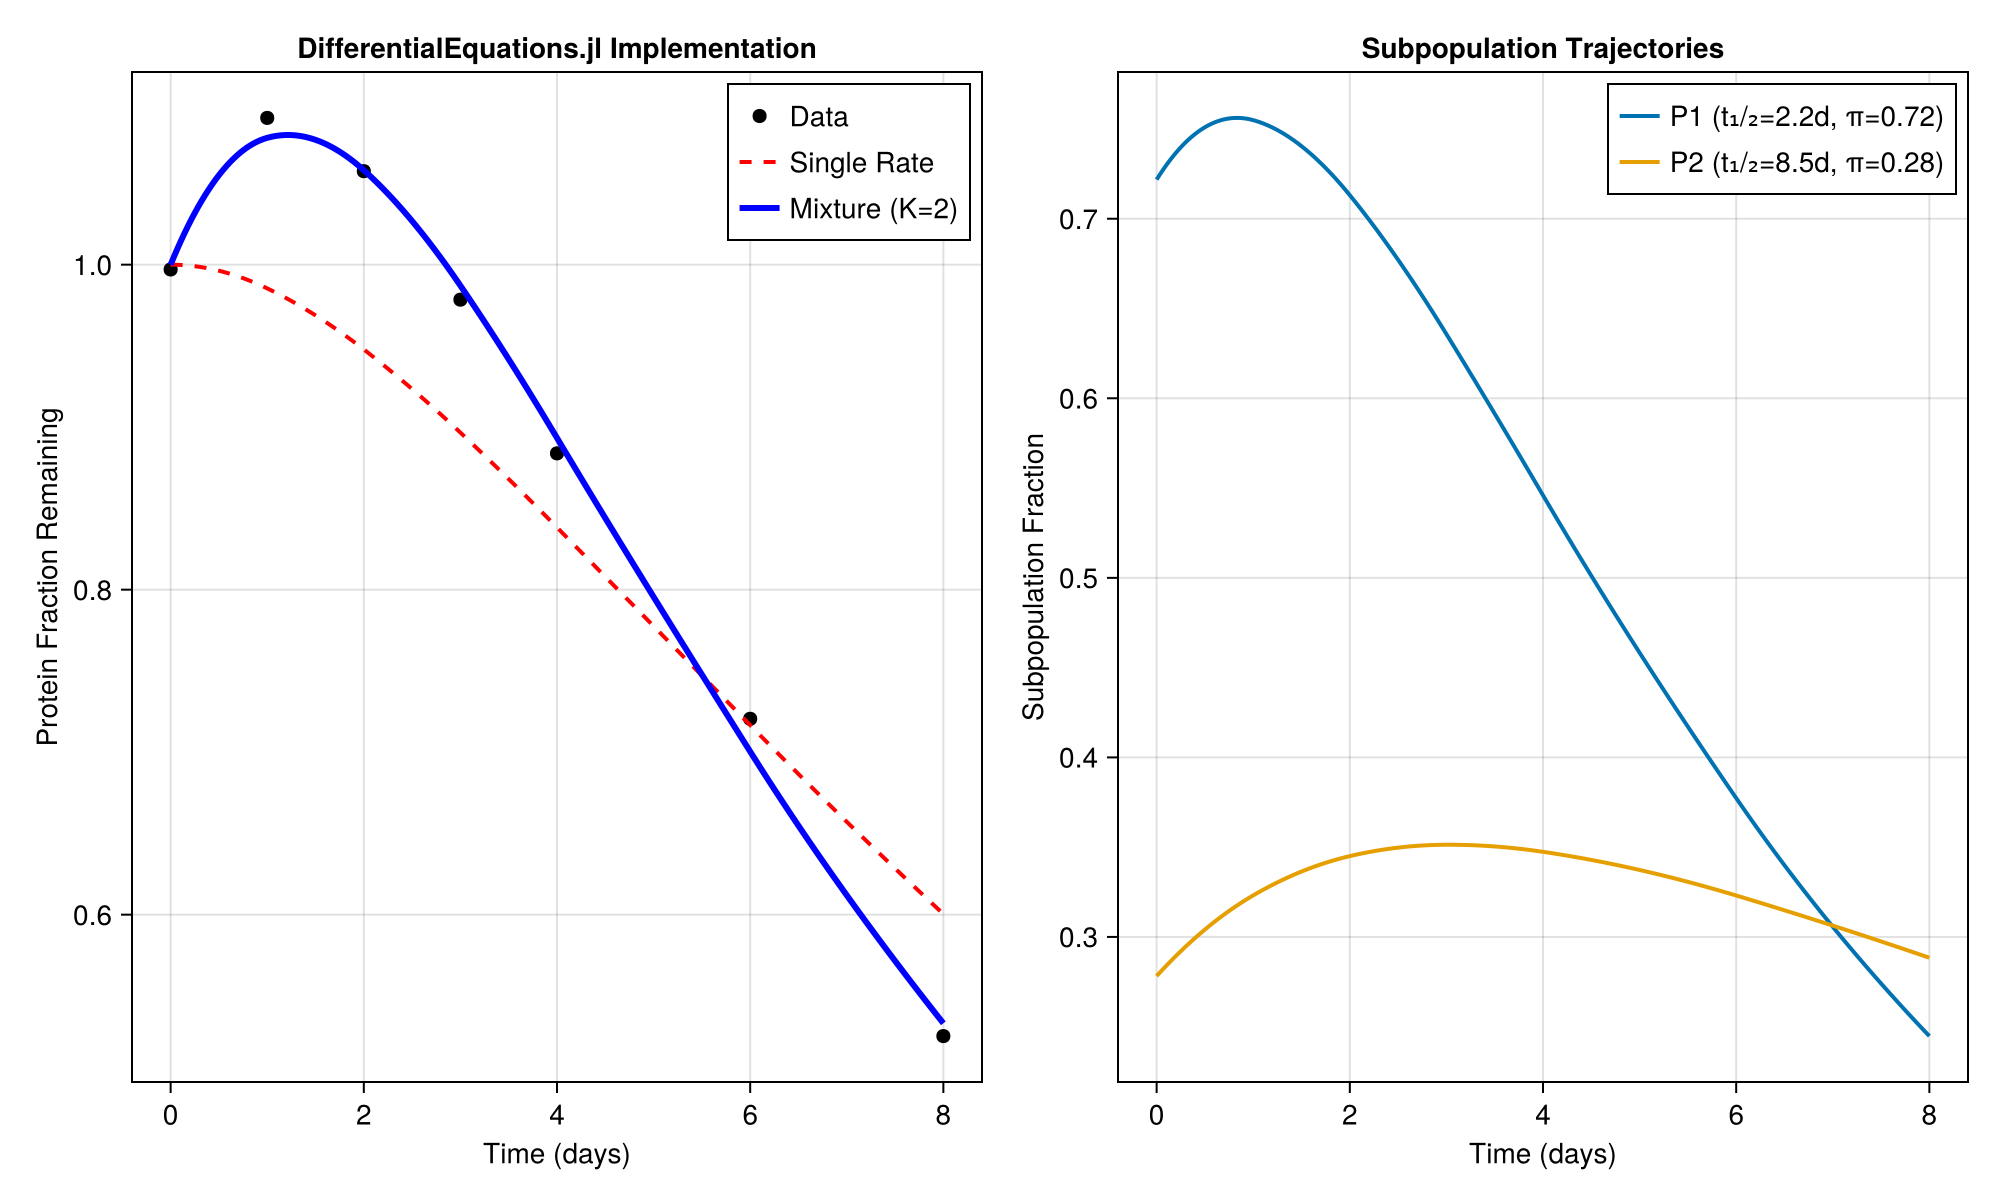

Write Julia code to recreate this figure.
"""
Mixture Decay Model - Using DifferentialEquations.jl

This implementation uses the DifferentialEquations.jl ecosystem for more
robust ODE solving with adaptive timesteps and better numerical stability.
"""

using DifferentialEquations, Optim, CairoMakie, LaTeXStrings, Interpolations

# ============================================================================
# ODE System Definitions
# ============================================================================

"""
    protein_dynamics_single!(du, u, p, t)

Single-rate protein dynamics ODE system:
    dP/dt = λ*R(t) - λ*P(t)

Arguments:
- u: state vector [P]
- p: parameters (λ, R_interp)
- t: time
"""
function protein_dynamics_single!(du, u, p, t)
    P = u[1]
    λ, R_interp = p

    R_t = R_interp(t)
    du[1] = λ * R_t - λ * P

    return nothing
end

"""
    protein_dynamics_mixture!(du, u, p, t)

Mixture model protein dynamics ODE system:
    dPₖ/dt = λₖ*R(t) - λₖ*Pₖ(t),  k=1,...,K

Arguments:
- u: state vector [P₁, P₂, ..., Pₖ]
- p: parameters (λ_vec, R_interp)
- t: time
"""
function protein_dynamics_mixture!(du, u, p, t)
    λ_vec, R_interp = p

    R_t = R_interp(t)

    for k in eachindex(λ_vec)
        du[k] = λ_vec[k] * R_t - λ_vec[k] * u[k]
    end

    return nothing
end

# ============================================================================
# ODE Solvers
# ============================================================================

"""
    solve_single_rate_ode(R_interp, tspan, λ)

Solve single-rate protein dynamics using DifferentialEquations.jl
"""
function solve_single_rate_ode(R_interp, tspan, λ; saveat=nothing)
    u0 = [1.0]  # Initial condition: P(0) = 1
    p = (λ, R_interp)

    prob = ODEProblem(protein_dynamics_single!, u0, tspan, p)

    if isnothing(saveat)
        sol = solve(prob, Tsit5(), reltol=1e-8, abstol=1e-8)
    else
        sol = solve(prob, Tsit5(), saveat=saveat, reltol=1e-8, abstol=1e-8)
    end

    return sol
end

"""
    solve_mixture_ode(R_interp, tspan, λ_vec, π_vec)

Solve mixture model using DifferentialEquations.jl
"""
function solve_mixture_ode(R_interp, tspan, λ_vec, π_vec; saveat=nothing)
    u0 = π_vec  # Initial conditions: Pₖ(0) = πₖ
    p = (λ_vec, R_interp)

    prob = ODEProblem(protein_dynamics_mixture!, u0, tspan, p)

    if isnothing(saveat)
        sol = solve(prob, Tsit5(), reltol=1e-8, abstol=1e-8)
    else
        sol = solve(prob, Tsit5(), saveat=saveat, reltol=1e-8, abstol=1e-8)
    end

    return sol
end

# ============================================================================
# Data Generation
# ============================================================================

function generate_rna_knockdown(t_days)
    k_rna = log(2) / 2.0
    return @. exp(-k_rna * t_days)
end

function generate_mixture_protein_data(t_data, λ_true, π_true, R_data; noise_σ=0.03)
    R_interp = LinearInterpolation(t_data, R_data, extrapolation_bc=Line())
    tspan = (0.0, maximum(t_data))

    sol = solve_mixture_ode(R_interp, tspan, λ_true, π_true, saveat=t_data)

    # Sum across subpopulations and add noise
    P_total = [sum(sol.u[i]) for i in eachindex(sol.u)]
    P_measured = P_total .+ noise_σ * randn(length(P_total))

    return P_measured
end

# ============================================================================
# Objective Functions for Fitting
# ============================================================================

"""
    objective_single_diffeq(params, t_data, R_data, P_data)

Objective function using DifferentialEquations.jl solver
"""
function objective_single_diffeq(params, t_data, R_data, P_data)
    λ = params[1]

    if λ <= 0
        return Inf
    end

    try
        R_interp = LinearInterpolation(t_data, R_data, extrapolation_bc=Line())
        tspan = (0.0, maximum(t_data))

        sol = solve_single_rate_ode(R_interp, tspan, λ, saveat=t_data)

        P_pred = [sol.u[i][1] for i in eachindex(sol.u)]

        return sum((P_data .- P_pred).^2)
    catch e
        return Inf
    end
end

"""
    objective_mixture_diffeq(params, t_data, R_data, P_data, K)

Objective function for mixture model using DifferentialEquations.jl
"""
function objective_mixture_diffeq(params, t_data, R_data, P_data, K)
    λ_vec = params[1:K]

    if K > 1
        π_vec = [params[K+1:end]..., 1 - sum(params[K+1:end])]
    else
        π_vec = [1.0]
    end

    # Parameter validation
    if any(λ_vec .<= 0) || any(π_vec .<= 0) || any(π_vec .>= 1) || sum(π_vec) > 1.001
        return Inf
    end

    try
        R_interp = LinearInterpolation(t_data, R_data, extrapolation_bc=Line())
        tspan = (0.0, maximum(t_data))

        sol = solve_mixture_ode(R_interp, tspan, λ_vec, π_vec, saveat=t_data)

        # Sum subpopulations
        P_pred = [sum(sol.u[i]) for i in eachindex(sol.u)]

        return sum((P_data .- P_pred).^2)
    catch e
        return Inf
    end
end

# ============================================================================
# Fitting Functions
# ============================================================================

function fit_single_rate_diffeq(t_data, R_data, P_data; λ_init=log(2)/5)
    params_init = [λ_init]

    result = optimize(
        p -> objective_single_diffeq(p, t_data, R_data, P_data),
        params_init,
        BFGS(),
        Optim.Options(show_trace=false)
    )

    λ_fit = result.minimizer[1]
    t_half = log(2) / λ_fit

    println("Single-rate fit (DiffEq):")
    println("  λ = $(round(λ_fit, digits=4))")
    println("  t₁/₂ = $(round(t_half, digits=2)) days")
    println("  RSS = $(round(result.minimum, digits=6))")

    return λ_fit, result
end

function fit_mixture_diffeq(t_data, R_data, P_data, K=2;
                           λ_init=nothing, π_init=nothing)
    if isnothing(λ_init)
        λ_init = [log(2)/2, log(2)/10]
    end
    if isnothing(π_init)
        π_init = fill(1/K, K-1)
    end

    params_init = [λ_init..., π_init...]

    lower = [zeros(K)..., zeros(K-1)...]
    upper = [fill(Inf, K)..., fill(0.99, K-1)...]

    result = optimize(
        p -> objective_mixture_diffeq(p, t_data, R_data, P_data, K),
        lower,
        upper,
        params_init,
        Fminbox(BFGS()),
        Optim.Options(show_trace=false, iterations=10000)
    )

    λ_vec = result.minimizer[1:K]
    π_vec = [result.minimizer[K+1:end]..., 1 - sum(result.minimizer[K+1:end])]
    t_half_vec = log(2) ./ λ_vec

    println("\n$(K)-component mixture fit (DiffEq):")
    for k in 1:K
        println("  Component $k: λ = $(round(λ_vec[k], digits=4)), " *
                "t₁/₂ = $(round(t_half_vec[k], digits=2)) days, " *
                "π = $(round(π_vec[k], digits=3))")
    end
    println("  RSS = $(round(result.minimum, digits=6))")

    return λ_vec, π_vec, result
end

# ============================================================================
# Visualization
# ============================================================================

function plot_diffeq_comparison(t_data, R_data, P_data, λ_single, λ_vec, π_vec)
    # Generate predictions
    R_interp = LinearInterpolation(t_data, R_data, extrapolation_bc=Line())
    tspan = (0.0, maximum(t_data))
    t_fine = range(tspan[1], tspan[2], length=1000)

    # Single rate
    sol_single = solve_single_rate_ode(R_interp, tspan, λ_single, saveat=t_fine)
    P_single = [sol_single.u[i][1] for i in eachindex(sol_single.u)]

    # Mixture
    sol_mixture = solve_mixture_ode(R_interp, tspan, λ_vec, π_vec, saveat=t_fine)
    P_sub = hcat([sol_mixture.u[i] for i in eachindex(sol_mixture.u)]...)'
    P_mixture = sum(P_sub, dims=2)[:]

    # Create figure
    fig = Figure(size=(1000, 600), fontsize=14)

    # Panel A: Linear scale comparison
    ax1 = Axis(fig[1, 1],
        xlabel="Time (days)",
        ylabel="Protein Fraction Remaining",
        title="DifferentialEquations.jl Implementation")

    scatter!(ax1, t_data, P_data, label="Data", color=:black, markersize=10)
    lines!(ax1, t_fine, P_single, label="Single Rate",
           color=:red, linestyle=:dash, linewidth=2)
    lines!(ax1, t_fine, P_mixture, label="Mixture (K=2)",
           color=:blue, linewidth=3)

    axislegend(ax1, position=:rt)

    # Panel B: Subpopulation dynamics
    ax2 = Axis(fig[1, 2],
        xlabel="Time (days)",
        ylabel="Subpopulation Fraction",
        title="Subpopulation Trajectories")

    for k in 1:size(P_sub, 2)
        t_half_k = log(2) / λ_vec[k]
        lines!(ax2, t_fine, P_sub[:, k],
               label="P$(k) (t₁/₂=$(round(t_half_k, digits=1))d, π=$(round(π_vec[k], digits=2)))",
               linewidth=2)
    end

    axislegend(ax2, position=:rt)

    return fig
end

# ============================================================================
# Main
# ============================================================================

function main()
    println("="^70)
    println("Mixture Decay Model with DifferentialEquations.jl")
    println("="^70)

    # Generate synthetic data
    println("\n1. Generating synthetic data...")
    t_data = [0.0, 1.0, 2.0, 3.0, 4.0, 6.0, 8.0]
    R_data = generate_rna_knockdown(t_data)

    λ_true = [log(2)/2, log(2)/8]
    π_true = [0.7, 0.3]

    P_data = generate_mixture_protein_data(t_data, λ_true, π_true, R_data, noise_σ=0.02)

    println("True parameters:")
    println("  Component 1: t₁/₂ = 2.0 days, π = 0.7")
    println("  Component 2: t₁/₂ = 8.0 days, π = 0.3")

    # Fit models
    println("\n2. Fitting single-rate model...")
    λ_single, res_single = fit_single_rate_diffeq(t_data, R_data, P_data)

    println("\n3. Fitting mixture model...")
    λ_vec, π_vec, res_mixture = fit_mixture_diffeq(t_data, R_data, P_data, 2)

    # Compare
    println("\n4. Model comparison:")
    println("  RSS improvement: $(round((1 - res_mixture.minimum/res_single.minimum)*100, digits=1))%")

    # Visualize
    println("\n5. Creating plot...")
    fig = plot_diffeq_comparison(t_data, R_data, P_data, λ_single, λ_vec, π_vec)

    save("mixture_decay_diffeq.png", fig)
    println("Saved: mixture_decay_diffeq.png")

    return fig
end

if abspath(PROGRAM_FILE) == @__FILE__
    main()
end
